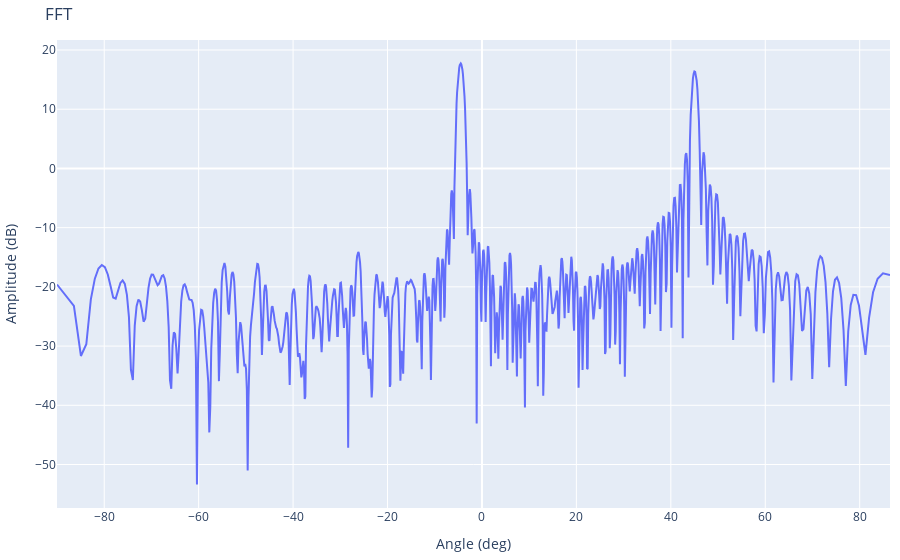

Notebook code for this chart:
### Markdown cell above
FFT of the beam vector. Two peaks can be seen, and it is not able to discriminate the targets at -5 and -4 degrees.

### Code cell
from scipy import fft
from scipy import signal

fft_spec = 20 * \
    np.log10(np.abs(fft.fftshift(fft.fft(bv.conjugate(), n=1024))))

fig = go.Figure()

fig.add_trace(go.Scatter(x=np.arcsin(np.linspace(-1, 1, 1024, endpoint=False))/np.pi*180,
                         y=fft_spec,
                         name='FFT')
              )

fig.update_layout(
    title='FFT',
    yaxis=dict(title='Amplitude (dB)'),
    xaxis=dict(title='Angle (deg)'),
    margin=dict(l=10, r=10, b=10, t=40),
)

fig.show()

### Figure 1 — Plotly figure (JSON) as saved in the notebook; plotly's stock layout.template omitted (floating-point values rounded to 4 significant figures; data arrays with more than 128 entries replaced by an {"elided": "..."} marker saying what was removed)
{"data": [{"name": "FFT", "type": "scatter", "x": {"elided": "1024 float values"}, "y": {"elided": "1024 float values"}}], "layout": {"margin": {"b": 10, "l": 10, "r": 10, "t": 40}, "title": {"text": "FFT"}, "xaxis": {"title": {"text": "Angle (deg)"}}, "yaxis": {"title": {"text": "Amplitude (dB)"}}}}
